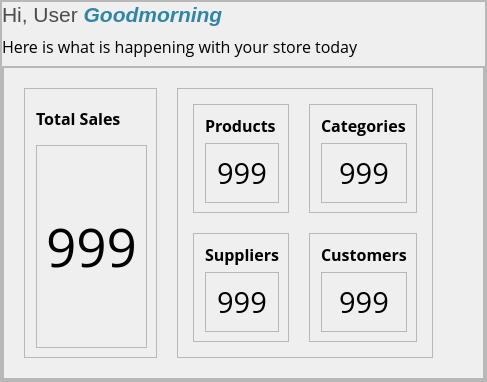
              <widget class="QFrame" name="home_body">
               <property name="maximumSize">
                <size>
                 <width>0</width>
                 <height>0</height>
                </size>
               </property>
               <property name="frameShape">
                <enum>QFrame::StyledPanel</enum>
               </property>
               <property name="frameShadow">
                <enum>QFrame::Raised</enum>
               </property>
               <layout class="QVBoxLayout" name="verticalLayout_7" stretch="2">
                <property name="spacing">
                 <number>0</number>
                </property>
                <property name="leftMargin">
                 <number>0</number>
                </property>
                <property name="topMargin">
                 <number>0</number>
                </property>
                <property name="rightMargin">
                 <number>0</number>
                </property>
                <property name="bottomMargin">
                 <number>0</number>
                </property>
                <item>
                 <widget class="QFrame" name="home_header_body">
                  <property name="frameShape">
                   <enum>QFrame::StyledPanel</enum>
                  </property>
                  <property name="frameShadow">
                   <enum>QFrame::Raised</enum>
                  </property>
                  <layout class="QVBoxLayout" name="verticalLayout_6" stretch="1,0,10">
                   <property name="spacing">
                    <number>8</number>
                   </property>
                   <property name="leftMargin">
                    <number>0</number>
                   </property>
                   <property name="topMargin">
                    <number>0</number>
                   </property>
                   <property name="rightMargin">
                    <number>0</number>
                   </property>
                   <property name="bottomMargin">
                    <number>0</number>
                   </property>
                   <item>
                    <widget class="QLabel" name="user_message">
                     <property name="text">
                      <string>&lt;html&gt;&lt;head/&gt;&lt;body&gt;&lt;p&gt;&lt;span style=&quot; font-family:'Open Sans'; font-size:16pt; color:#4c4c4c;&quot;&gt;Hi, User &lt;/span&gt;&lt;span style=&quot; font-size:16pt; font-weight:600; font-style:italic; color:#2f86a6;&quot;&gt;Goodmorning&lt;/span&gt;&lt;/p&gt;&lt;/body&gt;&lt;/html&gt;</string>
                     </property>
                     <property name="alignment">
                      <set>Qt::AlignBottom|Qt::AlignLeading|Qt::AlignLeft</set>
                     </property>
                     <property name="wordWrap">
                      <bool>true</bool>
                     </property>
                    </widget>
                   </item>
                   <item>
                    <widget class="QLabel" name="user_message2">
                     <property name="font">
                      <font>
                       <family>Open Sans</family>
                       <pointsize>12</pointsize>
                      </font>
                     </property>
                     <property name="text">
                      <string>Here is what is happening with your store today</string>
                     </property>
                     <property name="alignment">
                      <set>Qt::AlignLeading|Qt::AlignLeft|Qt::AlignTop</set>
                     </property>
                     <property name="wordWrap">
                      <bool>true</bool>
                     </property>
                    </widget>
                   </item>
                   <item>
                    <widget class="QFrame" name="home_content_body">
                     <property name="frameShape">
                      <enum>QFrame::StyledPanel</enum>
                     </property>
                     <property name="frameShadow">
                      <enum>QFrame::Raised</enum>
                     </property>
                     <layout class="QVBoxLayout" name="verticalLayout_10" stretch="3,2">
                      <property name="spacing">
                       <number>0</number>
                      </property>
                      <property name="leftMargin">
                       <number>0</number>
                      </property>
                      <property name="topMargin">
                       <number>0</number>
                      </property>
                      <property name="rightMargin">
                       <number>0</number>
                      </property>
                      <property name="bottomMargin">
                       <number>0</number>
                      </property>
                      <item>
                       <widget class="QFrame" name="frame_2">
                        <property name="frameShape">
                         <enum>QFrame::StyledPanel</enum>
                        </property>
                        <property name="frameShadow">
                         <enum>QFrame::Raised</enum>
                        </property>
                        <layout class="QHBoxLayout" name="horizontalLayout_7" stretch="1,2">
                         <property name="spacing">
                          <number>20</number>
                         </property>
                         <property name="leftMargin">
                          <number>20</number>
                         </property>
                         <property name="topMargin">
                          <number>20</number>
                         </property>
                         <property name="rightMargin">
                          <number>50</number>
                         </property>
                         <property name="bottomMargin">
                          <number>20</number>
                         </property>
                         <item>
                          <widget class="QFrame" name="totals_sales_body">
                           <property name="styleSheet">
                            <string notr="true"/>
                           </property>
                           <property name="frameShape">
                            <enum>QFrame::StyledPanel</enum>
                           </property>
                           <property name="frameShadow">
                            <enum>QFrame::Raised</enum>
                           </property>
                           <layout class="QVBoxLayout" name="verticalLayout_8" stretch="1,5">
                            <property name="leftMargin">
                             <number>11</number>
                            </property>
                            <item>
                             <widget class="QLabel" name="label">
                              <property name="font">
                               <font>
                                <family>Open Sans</family>
                                <pointsize>12</pointsize>
                                <weight>75</weight>
                                <bold>true</bold>
                               </font>
                              </property>
                              <property name="text">
                               <string>Total Sales</string>
                              </property>
                             </widget>
                            </item>
                            <item>
                             <widget class="QFrame" name="frame_5">
                              <property name="frameShape">
                               <enum>QFrame::StyledPanel</enum>
                              </property>
                              <property name="frameShadow">
                               <enum>QFrame::Raised</enum>
                              </property>
                              <layout class="QHBoxLayout" name="horizontalLayout_5">
                               <item>
                                <widget class="QLabel" name="label_2">
                                 <property name="font">
                                  <font>
                                   <family>Open Sans</family>
                                   <pointsize>40</pointsize>
                                  </font>
                                 </property>
                                 <property name="text">
                                  <string>999</string>
                                 </property>
                                 <property name="alignment">
                                  <set>Qt::AlignCenter</set>
                                 </property>
                                 <property name="wordWrap">
                                  <bool>true</bool>
                                 </property>
                                </widget>
                               </item>
                              </layout>
                             </widget>
                            </item>
                           </layout>
                          </widget>
                         </item>
                         <item>
                          <widget class="QFrame" name="frame_4">
                           <property name="frameShape">
                            <enum>QFrame::StyledPanel</enum>
                           </property>
                           <property name="frameShadow">
                            <enum>QFrame::Raised</enum>
                           </property>
                           <layout class="QGridLayout" name="gridLayout" rowstretch="0,0">
                            <property name="leftMargin">
                             <number>15</number>
                            </property>
                            <property name="topMargin">
                             <number>15</number>
                            </property>
                            <property name="rightMargin">
                             <number>15</number>
                            </property>
                            <property name="bottomMargin">
                             <number>15</number>
                            </property>
                            <property name="spacing">
                             <number>20</number>
                            </property>
                            <item row="0" column="0">
                             <widget class="QFrame" name="totals_products_body">
                              <property name="styleSheet">
                               <string notr="true">#frame{background-color: rgb(47, 134, 166);
border-radius: 30%;}
#label, #label_2{color: white}

</string>
                              </property>
                              <property name="frameShape">
                               <enum>QFrame::StyledPanel</enum>
                              </property>
                              <property name="frameShadow">
                               <enum>QFrame::Raised</enum>
                              </property>
                              <layout class="QVBoxLayout" name="verticalLayout_9" stretch="1,2">
                               <property name="leftMargin">
                                <number>11</number>
                               </property>
                               <item>
                                <widget class="QLabel" name="label_3">
                                 <property name="font">
                                  <font>
                                   <family>Open Sans</family>
                                   <pointsize>12</pointsize>
                                   <weight>75</weight>
                                   <bold>true</bold>
                                  </font>
                                 </property>
                                 <property name="text">
                                  <string>Products</string>
                                 </property>
                                </widget>
                               </item>
                               <item>
                                <widget class="QFrame" name="frame_6">
                                 <property name="frameShape">
                                  <enum>QFrame::StyledPanel</enum>
                                 </property>
                                 <property name="frameShadow">
                                  <enum>QFrame::Raised</enum>
                                 </property>
                                 <layout class="QHBoxLayout" name="horizontalLayout_6">
                                  <item>
                                   <widget class="QLabel" name="label_4">
                                    <property name="font">
                                     <font>
                                      <family>Open Sans</family>
                                      <pointsize>22</pointsize>
                                     </font>
                                    </property>
                                    <property name="text">
                                     <string>999</string>
                                    </property>
                                    <property name="alignment">
                                     <set>Qt::AlignCenter</set>
                                    </property>
                                    <property name="wordWrap">
                                     <bool>true</bool>
                                    </property>
                                   </widget>
                                  </item>
                                 </layout>
                                </widget>
                               </item>
                              </layout>
                             </widget>
                            </item>
                            <item row="0" column="1">
                             <widget class="QFrame" name="totals_products_body_2">
                              <property name="styleSheet">
                               <string notr="true">#frame{background-color: rgb(47, 134, 166);
border-radius: 30%;}
#label, #label_2{color: white}

</string>
                              </property>
                              <property name="frameShape">
                               <enum>QFrame::StyledPanel</enum>
                              </property>
                              <property name="frameShadow">
                               <enum>QFrame::Raised</enum>
                              </property>
                              <layout class="QVBoxLayout" name="verticalLayout_11" stretch="1,2">
                               <property name="leftMargin">
                                <number>11</number>
                               </property>
                               <item>
                                <widget class="QLabel" name="label_5">
                                 <property name="font">
                                  <font>
                                   <family>Open Sans</family>
                                   <pointsize>12</pointsize>
                                   <weight>75</weight>
                                   <bold>true</bold>
                                  </font>
                                 </property>
                                 <property name="text">
                                  <string>Categories</string>
                                 </property>
                                </widget>
                               </item>
                               <item>
                                <widget class="QFrame" name="frame_7">
                                 <property name="frameShape">
                                  <enum>QFrame::StyledPanel</enum>
                                 </property>
                                 <property name="frameShadow">
                                  <enum>QFrame::Raised</enum>
                                 </property>
                                 <layout class="QHBoxLayout" name="horizontalLayout_8">
                                  <item>
                                   <widget class="QLabel" name="label_6">
                                    <property name="font">
                                     <font>
                                      <family>Open Sans</family>
                                      <pointsize>22</pointsize>
                                     </font>
                                    </property>
                                    <property name="text">
                                     <string>999</string>
                                    </property>
                                    <property name="alignment">
                                     <set>Qt::AlignCenter</set>
                                    </property>
                                    <property name="wordWrap">
                                     <bool>true</bool>
                                    </property>
                                   </widget>
                                  </item>
                                 </layout>
                                </widget>
                               </item>
                              </layout>
                             </widget>
                            </item>
                            <item row="1" column="0">
                             <widget class="QFrame" name="totals_products_body_3">
                              <property name="styleSheet">
                               <string notr="true">#frame{background-color: rgb(47, 134, 166);
border-radius: 30%;}
#label, #label_2{color: white}

</string>
                              </property>
                              <property name="frameShape">
                               <enum>QFrame::StyledPanel</enum>
                              </property>
                              <property name="frameShadow">
                               <enum>QFrame::Raised</enum>
                              </property>
                              <layout class="QVBoxLayout" name="verticalLayout_12" stretch="1,2">
                               <property name="leftMargin">
                                <number>11</number>
                               </property>
                               <item>
                                <widget class="QLabel" name="label_7">
                                 <property name="font">
                                  <font>
                                   <family>Open Sans</family>
                                   <pointsize>12</pointsize>
                                   <weight>75</weight>
                                   <bold>true</bold>
                                  </font>
                                 </property>
                                 <property name="text">
                                  <string>Suppliers</string>
                                 </property>
                                </widget>
                               </item>
                               <item>
                                <widget class="QFrame" name="frame_8">
                                 <property name="frameShape">
                                  <enum>QFrame::StyledPanel</enum>
                                 </property>
                                 <property name="frameShadow">
                                  <enum>QFrame::Raised</enum>
                                 </property>
                                 <layout class="QHBoxLayout" name="horizontalLayout_9">
                                  <item>
                                   <widget class="QLabel" name="label_8">
                                    <property name="font">
                                     <font>
                                      <family>Open Sans</family>
                                      <pointsize>22</pointsize>
                                     </font>
                                    </property>
                                    <property name="text">
                                     <string>999</string>
                                    </property>
                                    <property name="alignment">
                                     <set>Qt::AlignCenter</set>
                                    </property>
                                    <property name="wordWrap">
                                     <bool>true</bool>
                                    </property>
                                   </widget>
                                  </item>
                                 </layout>
                                </widget>
                               </item>
                              </layout>
                             </widget>
                            </item>
                            <item row="1" column="1">
                             <widget class="QFrame" name="totals_products_body_4">
                              <property name="styleSheet">
                               <string notr="true">#frame{background-color: rgb(47, 134, 166);
border-radius: 30%;}
#label, #label_2{color: white}

</string>
                              </property>
                              <property name="frameShape">
                               <enum>QFrame::StyledPanel</enum>
                              </property>
                              <property name="frameShadow">
                               <enum>QFrame::Raised</enum>
                              </property>
                              <layout class="QVBoxLayout" name="verticalLayout_13" stretch="1,2">
                               <property name="leftMargin">
                                <number>11</number>
                               </property>
                               <item>
                                <widget class="QLabel" name="label_9">
                                 <property name="font">
                                  <font>
                                   <family>Open Sans</family>
                                   <pointsize>12</pointsize>
                                   <weight>75</weight>
                                   <bold>true</bold>
                                  </font>
                                 </property>
                                 <property name="text">
                                  <string>Customers</string>
                                 </property>
                                </widget>
                               </item>
                               <item>
                                <widget class="QFrame" name="frame_9">
                                 <property name="frameShape">
                                  <enum>QFrame::StyledPanel</enum>
                                 </property>
                                 <property name="frameShadow">
                                  <enum>QFrame::Raised</enum>
                                 </property>
                                 <layout class="QHBoxLayout" name="horizontalLayout_10">
                                  <item>
                                   <widget class="QLabel" name="label_10">
                                    <property name="font">
                                     <font>
                                      <family>Open Sans</family>
                                      <pointsize>22</pointsize>
                                     </font>
                                    </property>
                                    <property name="text">
                                     <string>999</string>
                                    </property>
                                    <property name="alignment">
                                     <set>Qt::AlignCenter</set>
                                    </property>
                                    <property name="wordWrap">
                                     <bool>true</bool>
                                    </property>
                                   </widget>
                                  </item>
                                 </layout>
                                </widget>
                               </item>
                              </layout>
                             </widget>
                            </item>
                           </layout>
                          </widget>
                         </item>
                        </layout>
                       </widget>
                      </item>
                      <item>
                       <widget class="QFrame" name="frame_3">
                        <property name="frameShape">
                         <enum>QFrame::StyledPanel</enum>
                        </property>
                        <property name="frameShadow">
                         <enum>QFrame::Raised</enum>
                        </property>
                       </widget>
                      </item>
                     </layout>
                    </widget>
                   </item>
                  </layout>
                 </widget>
                </item>
               </layout>
              </widget>
